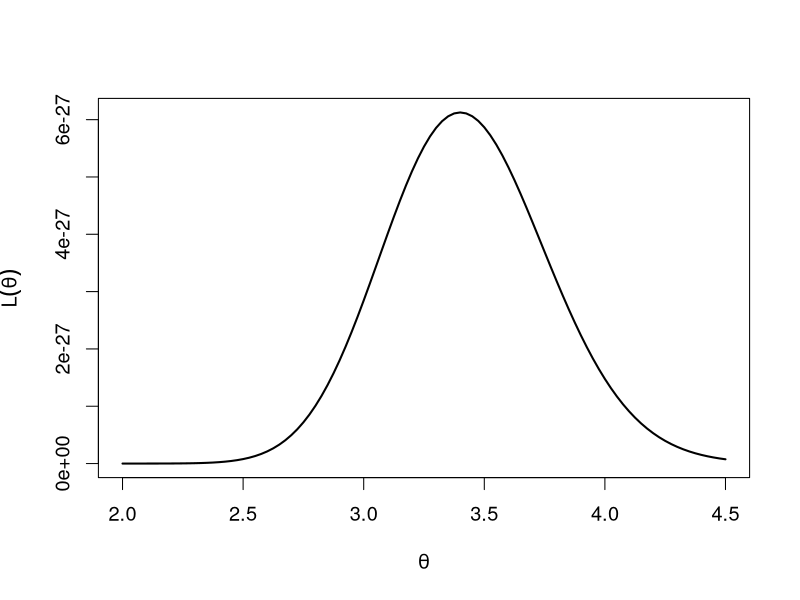
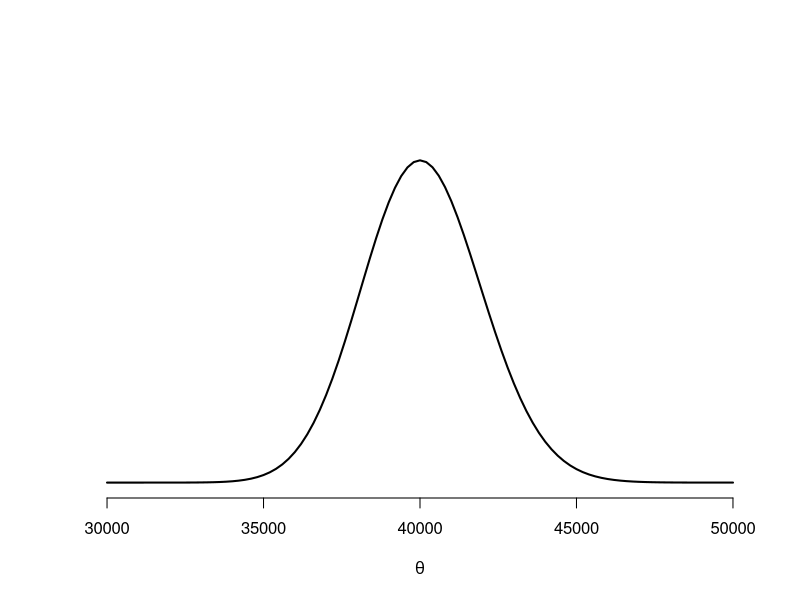
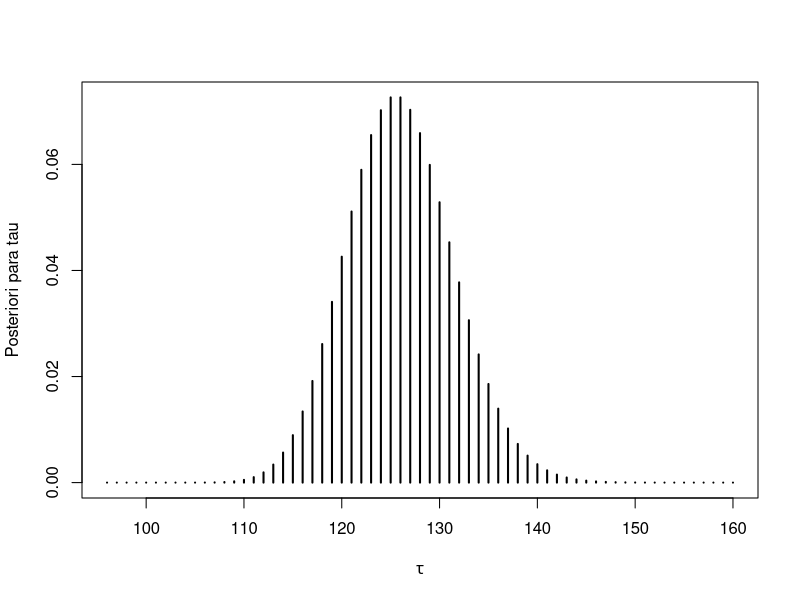

Generate these figures, in order, with R:
## ---- chunk 1
set.seed(123)
theta <- 3
## ---- chunk 2
x <- rpois(30,theta)
x
## ---- chunk 3
# função de verossimilhança
vero <- function(q){
  sapply ( q, function(q) prod(dpois(x, q)) ) 
} 

# gráfico da função de verossimilhança
oo <- par( cex = 1.2)
curve( vero(x),2,4.5, xlab = expression(theta), ylab = expression( L(theta)) , lwd = 2)
par(oo)
## ---- chunk 4
# menos o logaritmo da função de verossimilhança
lvero <- function(q) -log( vero(q))

# encontrando a emv:
optimise(lvero, c(2,4))
 
## ---- chunk 5
library(knitr)
Ano <- 2009:2018
Total <- 	c(40818,40409, 42355,42086 ,42934,41746,40506,38924,37999,37161)
kable(data.frame(Ano,Total))
## ---- chunk 6
#| label: fig-gammaElicitada
#| fig-cap: Densidade a priori elicitada a partir da média e do desvio padrão de informações passadas 
plot.new()
plot.window( ylim=c(0,.00025), xlim = c(30000,50000) )
curve(dgamma(x, 441, .011), lwd = 2 , add = T)
axis(1)
title( xlab = expression(theta))

## ---- chunk 7
#| label: fig-poissonExposicao1
#| fig-cap: Distribuição a posteriori para o número de pessoas participaram da exposição.

plot(96:160,dpois(96:160 - 96, 30), type= 'h',lwd = 2, xlab='',ylab='')

title( xlab = expression(tau), ylab = 'Posteriori para tau')

